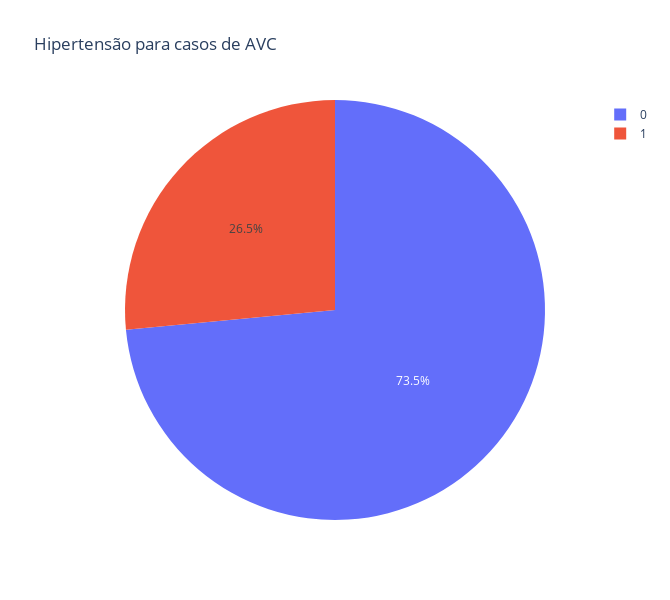

The cell this chart's notebook holds for it:
### Markdown cell above
### Hipertensão

### Code cell
df_hipertensao = data_AVC.groupby('hypertension')['stroke'].sum().reset_index()
fig_hipertensao = px.pie(df_hipertensao, values='stroke', names='hypertension', title='Hipertensão para casos de AVC', width=670, height=600)
fig_hipertensao.show()

#checando 
verificacao_hipertensao = data_AVC['hypertension'].value_counts()
print(verificacao_hipertensao)

### Figure 1 — Plotly figure (JSON) as saved in the notebook; plotly's stock layout.template omitted (floating-point values rounded to 4 significant figures)
{"data": [{"domain": {"x": [0, 1], "y": [0, 1]}, "hovertemplate": "hypertension=%{label}<br>stroke=%{value}<extra></extra>", "labels": [0, 1], "legendgroup": "", "name": "", "showlegend": true, "type": "pie", "values": [183, 66]}], "layout": {"height": 600, "legend": {"tracegroupgap": 0}, "title": {"text": "Hipertensão para casos de AVC"}, "width": 670}}
